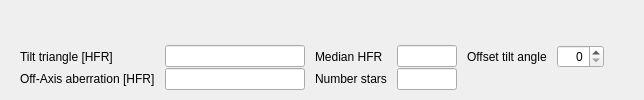
       <widget class="QWidget" name="TiltTriangle">
        <attribute name="title">
         <string>Tilt Triangle</string>
        </attribute>
        <layout class="QGridLayout" name="gridLayout_17" rowstretch="1,0">
         <property name="leftMargin">
          <number>0</number>
         </property>
         <property name="topMargin">
          <number>0</number>
         </property>
         <property name="rightMargin">
          <number>0</number>
         </property>
         <property name="bottomMargin">
          <number>10</number>
         </property>
         <property name="spacing">
          <number>0</number>
         </property>
         <item row="0" column="0">
          <widget class="ImageBar" name="tiltTriangle" native="true"/>
         </item>
         <item row="1" column="0">
          <layout class="QGridLayout" name="gridLayout_18" columnstretch="0,0,0,0,0,0,1">
           <property name="leftMargin">
            <number>20</number>
           </property>
           <property name="bottomMargin">
            <number>0</number>
           </property>
           <property name="horizontalSpacing">
            <number>10</number>
           </property>
           <property name="verticalSpacing">
            <number>0</number>
           </property>
           <item row="1" column="2">
            <widget class="QLabel" name="label_14">
             <property name="text">
              <string>Number stars</string>
             </property>
            </widget>
           </item>
           <item row="0" column="0">
            <widget class="QLabel" name="label_21">
             <property name="minimumSize">
              <size>
               <width>0</width>
               <height>0</height>
              </size>
             </property>
             <property name="text">
              <string>Tilt triangle [HFR]</string>
             </property>
            </widget>
           </item>
           <item row="1" column="3">
            <widget class="QLineEdit" name="triangleNumberStars">
             <property name="minimumSize">
              <size>
               <width>0</width>
               <height>0</height>
              </size>
             </property>
             <property name="maximumSize">
              <size>
               <width>60</width>
               <height>16777215</height>
              </size>
             </property>
            </widget>
           </item>
           <item row="1" column="0">
            <widget class="QLabel" name="label_22">
             <property name="minimumSize">
              <size>
               <width>0</width>
               <height>0</height>
              </size>
             </property>
             <property name="text">
              <string>Off-Axis aberration [HFR]</string>
             </property>
            </widget>
           </item>
           <item row="0" column="6">
            <spacer name="horizontalSpacer_3">
             <property name="orientation">
              <enum>Qt::Orientation::Horizontal</enum>
             </property>
             <property name="sizeHint" stdset="0">
              <size>
               <width>40</width>
               <height>20</height>
              </size>
             </property>
            </spacer>
           </item>
           <item row="0" column="5">
            <widget class="QDoubleSpinBox" name="offsetTiltAngle">
             <property name="maximumSize">
              <size>
               <width>60</width>
               <height>16777215</height>
              </size>
             </property>
             <property name="alignment">
              <set>Qt::AlignmentFlag::AlignRight|Qt::AlignmentFlag::AlignTrailing|Qt::AlignmentFlag::AlignVCenter</set>
             </property>
             <property name="decimals">
              <number>0</number>
             </property>
             <property name="maximum">
              <double>120.000000000000000</double>
             </property>
             <property name="singleStep">
              <double>10.000000000000000</double>
             </property>
            </widget>
           </item>
           <item row="0" column="4">
            <widget class="QLabel" name="label_20">
             <property name="minimumSize">
              <size>
               <width>0</width>
               <height>0</height>
              </size>
             </property>
             <property name="maximumSize">
              <size>
               <width>16777215</width>
               <height>16777215</height>
              </size>
             </property>
             <property name="text">
              <string>Offset tilt angle</string>
             </property>
            </widget>
           </item>
           <item row="0" column="2">
            <widget class="QLabel" name="label_24">
             <property name="text">
              <string>Median HFR</string>
             </property>
            </widget>
           </item>
           <item row="0" column="3">
            <widget class="QLineEdit" name="triangleMedianHFR">
             <property name="maximumSize">
              <size>
               <width>60</width>
               <height>16777215</height>
              </size>
             </property>
            </widget>
           </item>
           <item row="1" column="1">
            <widget class="QLineEdit" name="textTriangleTiltOffAxis">
             <property name="minimumSize">
              <size>
               <width>140</width>
               <height>0</height>
              </size>
             </property>
            </widget>
           </item>
           <item row="0" column="1">
            <widget class="QLineEdit" name="textTriangleTiltHFR">
             <property name="minimumSize">
              <size>
               <width>140</width>
               <height>0</height>
              </size>
             </property>
            </widget>
           </item>
          </layout>
         </item>
        </layout>
       </widget>
